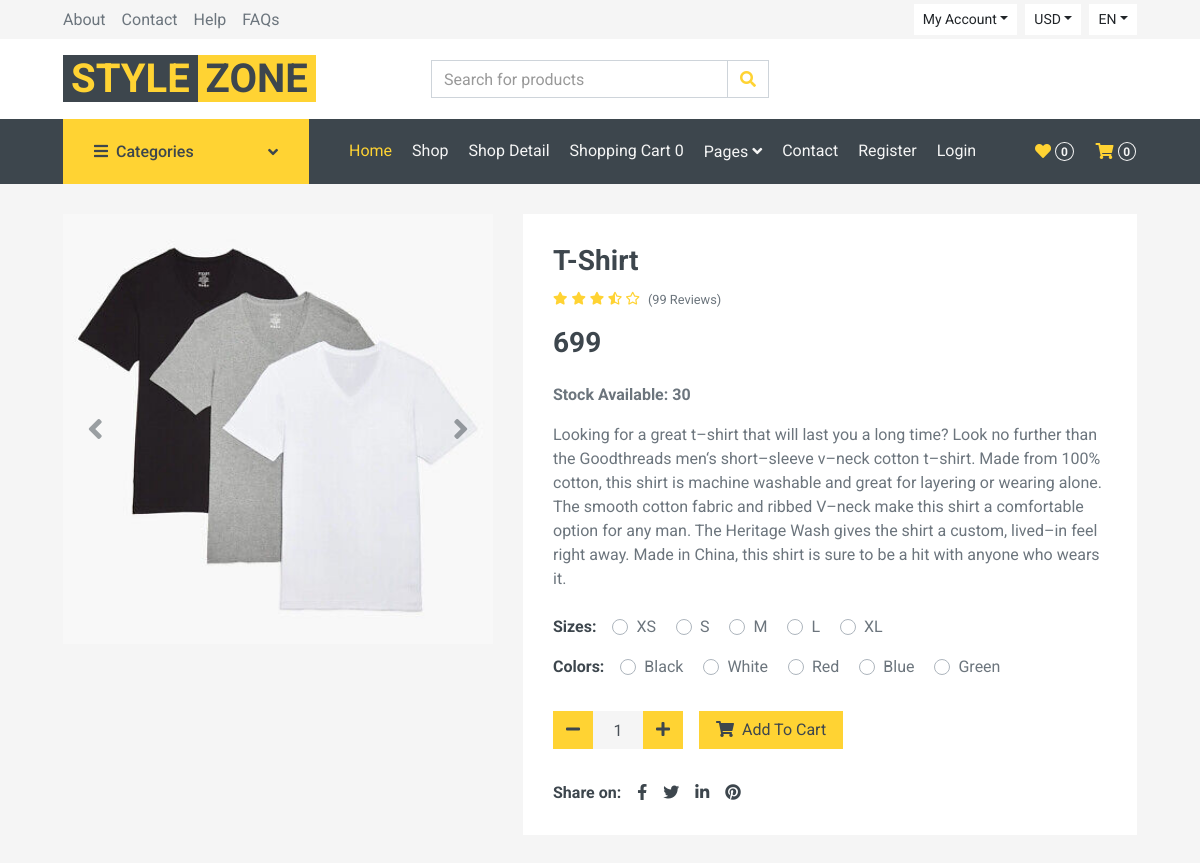
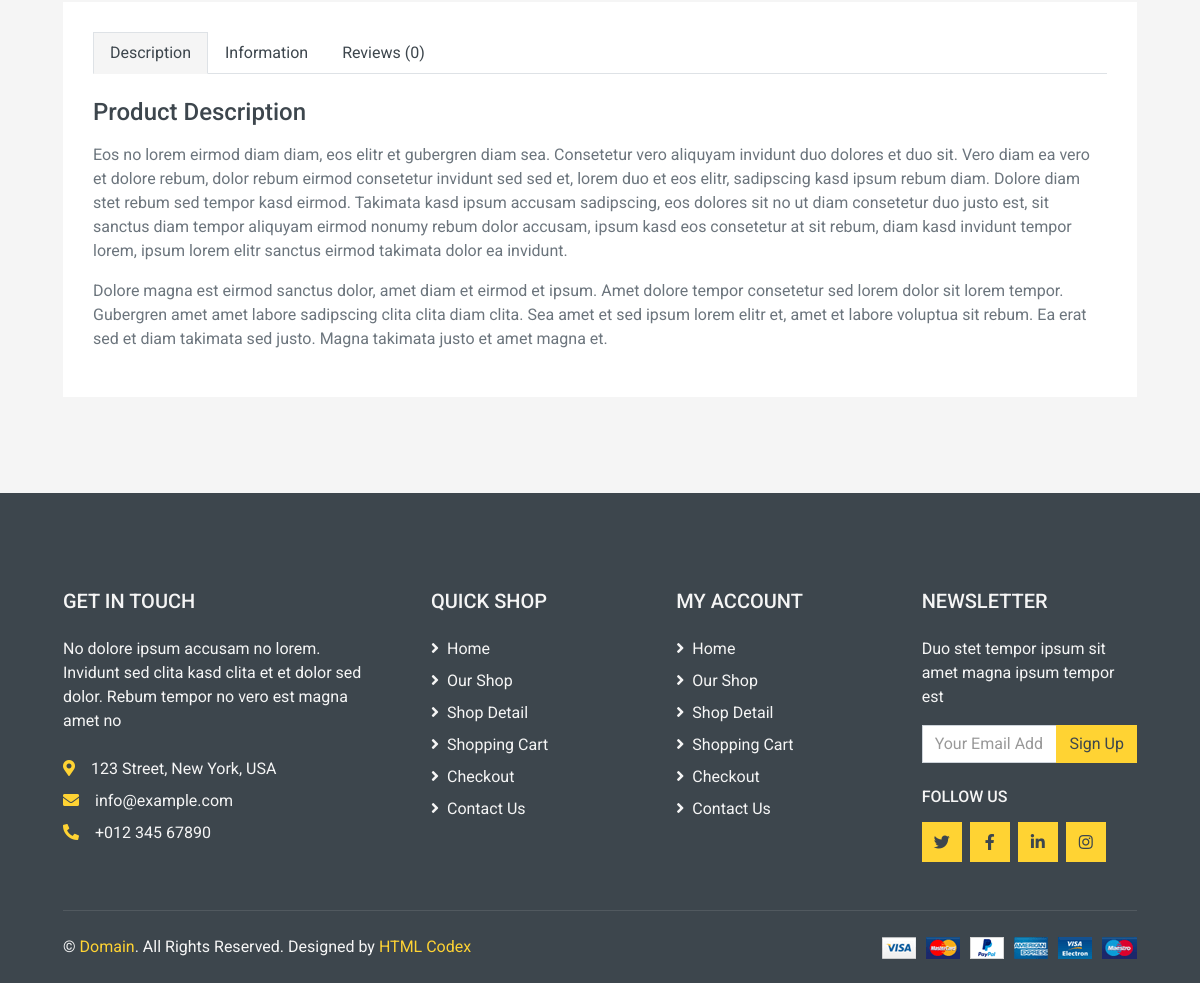
/menfashion/t-shirt, run on the app's committed database (2 pictures, top to bottom).
### shop/models.py (models this page shows, shortened)
class Products(models.Model):
    name = models.CharField(max_length=250, unique=True)
    slug = models.SlugField(max_length=250, unique=True)
    img = models.ImageField(upload_to='product')
    des = models.TextField()
    price = models.IntegerField()
    stock = models.IntegerField()
    available = models.BooleanField()
    category = models.ForeignKey(Categ, on_delete=models.CASCADE)

### shop/views.py (the view)
# urls.py: path('<slug:c_slug>/<slug:product_slug>', views.prodetails, name='details'),
def prodetails(request, c_slug, product_slug):
    try:
        prod = Products.objects.get(category__slug=c_slug, slug=product_slug)
    except Exception as e:
        raise e
    return render(request, 'detail.html', {'pr': prod})

### cart/context_processor.py (called while the page is built)
def count(request):
    item_count = 0
    if 'admin' in request.path:
        return {}
    else:
        try:
            ct = Cartlist.objects.filter(cart_id=c_id(request))
            cti = Items.objects.all().filter(cart=ct[:1])
            for c in cti:
                item_count += c.quantity
        except Cartlist.DoesNotExist:
            item_count = 0
        return dict(itc=item_count)

### cart/views.py (called while the page is built)
def c_id(request):
    ct_id = request.session.session_key
    if not ct_id:
        ct_id = request.session.create()
    return ct_id

### templates/detail.html (shortened to what this page needs)
{% extends 'base.html' %}
{% load static %}
{% block content %}
<!DOCTYPE html>
<html lang="en">
    <div class="container-fluid pb-5">
        <div class="row px-xl-5">
            <div class="col-lg-5 mb-30">
                <div id="product-carousel" class="carousel slide" data-ride="carousel">
                    <div class="carousel-inner bg-light">
                        <div class="carousel-item active">
                            <img class="w-100 h-100" src="{{pr.img.url}}" alt="Image">
                        </div>
                    </div>
                    <a class="carousel-control-prev" href="#product-carousel" data-slide="prev">
                        <i class="fa fa-2x fa-angle-left text-dark"></i>
                    </a>
                    <a class="carousel-control-next" href="#product-carousel" data-slide="next">
                        <i class="fa fa-2x fa-angle-right text-dark"></i>
                    </a>
                </div>
            </div>
            <div class="col-lg-7 h-auto mb-30">
                <div class="h-100 bg-light p-30">
                    <h3>{{pr.name}}</h3>
                    <div class="d-flex mb-3">
                        <div class="text-primary mr-2">
                            <small class="fas fa-star"></small>
                            <small class="fas fa-star"></small>
                            <small class="fas fa-star"></small>
                            <small class="fas fa-star-half-alt"></small>
                            <small class="far fa-star"></small>
                        </div>
                        <small class="pt-1">(99 Reviews)</small>
                    </div>
                    <h3 class="font-weight-semi-bold mb-4">{{pr.price}}</h3>
                    <p><b>Stock Available: {{pr.stock}}</b></p>
                    <p class="mb-4">{{pr.des}}</p>
                    <div class="d-flex mb-3">
                        <strong class="text-dark mr-3">Sizes:</strong>
                        <form>
                            <div class="custom-control custom-radio custom-control-inline">
                                <label class="custom-control-label" for="size-1">XS</label>
                            </div>
                            <div class="custom-control custom-radio custom-control-inline">
                                <label class="custom-control-label" for="size-2">S</label>
                            </div>
                            <div class="custom-control custom-radio custom-control-inline">
                                <label class="custom-control-label" for="size-3">M</label>
                            </div>
                            <div class="custom-control custom-radio custom-control-inline">
                                <label class="custom-control-label" for="size-4">L</label>
                            </div>
                            <div class="custom-control custom-radio custom-control-inline">
                                <label class="custom-control-label" for="size-5">XL</label>
                            </div>
                        </form>
                    </div>
                    <div class="d-flex mb-4">
                        <strong class="text-dark mr-3">Colors:</strong>
                        <form>
                            <div class="custom-control custom-radio custom-control-inline">
                                <label class="custom-control-label" for="color-1">Black</label>
                            </div>
                            <div class="custom-control custom-radio custom-control-inline">
                                <label class="custom-control-label" for="color-2">White</label>
                            </div>
                            <div class="custom-control custom-radio custom-control-inline">
                                <label class="custom-control-label" for="color-3">Red</label>
                            </div>
                            <div class="custom-control custom-radio custom-control-inline">
                                <label class="custom-control-label" for="color-4">Blue</label>
                            </div>
                            <div class="custom-control custom-radio custom-control-inline">
                                <label class="custom-control-label" for="color-5">Green</label>
                            </div>
                        </form>
                    </div>
                    <div class="d-flex align-items-center mb-4 pt-2">
                        <div class="input-group quantity mr-3" style="width: 130px;">
                            <div class="input-group-btn">
                                <button class="btn btn-primary btn-minus">
                                    <i class="fa fa-minus"></i>
                                </button>
                            </div>
                            <input type="text" class="form-control bg-secondary border-0 text-center" value="1">
                            <div class="input-group-btn">
                                <button class="btn btn-primary btn-plus">
                                    <i class="fa fa-plus"></i>
                                </button>
                            </div>
                        </div>
                        <a href="{% url 'addcart' pr.id %}"<button class="btn btn-primary px-3"><i class="fa fa-shopping-cart mr-1"></i> Add To
                            Cart</button></a>
                    </div>
                    <div class="d-flex pt-2">
                        <strong class="text-dark mr-2">Share on:</strong>
                        <div class="d-inline-flex">
                            <a class="text-dark px-2" href="">
                                <i class="fab fa-facebook-f"></i>
                            </a>
                            <a class="text-dark px-2" href="">
                                <i class="fab fa-twitter"></i>
                            </a>
                            <a class="text-dark px-2" href="">
                                <i class="fab fa-linkedin-in"></i>
                            </a>
                            <a class="text-dark px-2" href="">
                                <i class="fab fa-pinterest"></i>
                            </a>
                        </div>
                    </div>
                </div>
            </div>
        </div>
        <div class="row px-xl-5">
            <div class="col">
                <div class="bg-light p-30">
                    <div class="nav nav-tabs mb-4">
                        <a class="nav-item nav-link text-dark active" data-toggle="tab" href="#tab-pane-1">Description</a>
                        <a class="nav-item nav-link text-dark" data-toggle="tab" href="#tab-pane-2">Information</a>
                        <a class="nav-item nav-link text-dark" data-toggle="tab" href="#tab-pane-3">Reviews (0)</a>
                    </div>
                    <div class="tab-content">
                        <div class="tab-pane fade show active" id="tab-pane-1">
                            <h4 class="mb-3">Product Description</h4>
                            <p>Eos no lorem eirmod diam diam, eos elitr et gubergren diam sea. Consetetur vero aliquyam invidunt duo dolores et duo sit. Vero diam ea vero et dolore rebum, dolor rebum eirmod consetetur invidunt sed sed et, lorem duo et eos elitr, sadipscing kasd ipsum rebum diam. Dolore diam stet rebum sed tempor kasd eirmod. Takimata kasd ipsum accusam sadipscing, eos dolores sit no ut diam consetetur duo justo est, sit sanctus diam tempor aliquyam eirmod nonumy rebum dolor accusam, ipsum kasd eos consetetur at sit rebum, diam kasd invidunt tempor lorem, ipsum lorem elitr sanctus eirmod takimata dolor ea invidunt.</p>
                            <p>Dolore magna est eirmod sanctus dolor, amet diam et eirmod et ipsum. Amet dolore tempor consetetur sed lorem dolor sit lorem tempor. Gubergren amet amet labore sadipscing clita clita diam clita. Sea amet et sed ipsum lorem elitr et, amet et labore voluptua sit rebum. Ea erat sed et diam takimata sed justo. Magna takimata justo et amet magna et.</p>
                        </div>
                    </div>
                </div>
            </div>
        </div>
    </div>
    <div class="container-fluid bg-dark text-secondary mt-5 pt-5">
        <div class="row px-xl-5 pt-5">
            <div class="col-lg-4 col-md-12 mb-5 pr-3 pr-xl-5">
                <h5 class="text-secondary text-uppercase mb-4">Get In Touch</h5>
                <p class="mb-4">No dolore ipsum accusam no lorem. Invidunt sed clita kasd clita et et dolor sed dolor. Rebum tempor no vero est magna amet no</p>
                <p class="mb-2"><i class="fa fa-map-marker-alt text-primary mr-3"></i>123 Street, New York, USA</p>
                <p class="mb-2"><i class="fa fa-envelope text-primary mr-3"></i>info@example.com</p>
                <p class="mb-0"><i class="fa fa-phone-alt text-primary mr-3"></i>+012 345 67890</p>
            </div>
            <div class="col-lg-8 col-md-12">
                <div class="row">
                    <div class="col-md-4 mb-5">
                        <h5 class="text-secondary text-uppercase mb-4">Quick Shop</h5>
                        <div class="d-flex flex-column justify-content-start">
                            <a class="text-secondary mb-2" href="#"><i class="fa fa-angle-right mr-2"></i>Home</a>
                            <a class="text-secondary mb-2" href="#"><i class="fa fa-angle-right mr-2"></i>Our Shop</a>
                            <a class="text-secondary mb-2" href="#"><i class="fa fa-angle-right mr-2"></i>Shop Detail</a>
                            <a class="text-secondary mb-2" href="#"><i class="fa fa-angle-right mr-2"></i>Shopping Cart</a>
                            <a class="text-secondary mb-2" href="#"><i class="fa fa-angle-right mr-2"></i>Checkout</a>
                            <a class="text-secondary" href="#"><i class="fa fa-angle-right mr-2"></i>Contact Us</a>
                        </div>
                    </div>
                    <div class="col-md-4 mb-5">
                        <h5 class="text-secondary text-uppercase mb-4">My Account</h5>
                        <div class="d-flex flex-column justify-content-start">
                            <a class="text-secondary mb-2" href="#"><i class="fa fa-angle-right mr-2"></i>Home</a>
                            <a class="text-secondary mb-2" href="#"><i class="fa fa-angle-right mr-2"></i>Our Shop</a>
                            <a class="text-secondary mb-2" href="#"><i class="fa fa-angle-right mr-2"></i>Shop Detail</a>
                            <a class="text-secondary mb-2" href="#"><i class="fa fa-angle-right mr-2"></i>Shopping Cart</a>
                            <a class="text-secondary mb-2" href="#"><i class="fa fa-angle-right mr-2"></i>Checkout</a>
                            <a class="text-secondary" href="#"><i class="fa fa-angle-right mr-2"></i>Contact Us</a>
                        </div>
                    </div>
                    <div class="col-md-4 mb-5">
                        <h5 class="text-secondary text-uppercase mb-4">Newsletter</h5>
                        <p>Duo stet tempor ipsum sit amet magna ipsum tempor est</p>
                        <form action="">
                            <div class="input-group">
                                <input type="text" class="form-control" placeholder="Your Email Address">
                                <div class="input-group-append">
                                    <button class="btn btn-primary">Sign Up</button>
                                </div>
                            </div>
                        </form>
                        <h6 class="text-secondary text-uppercase mt-4 mb-3">Follow Us</h6>
                        <div class="d-flex">
                            <a class="btn btn-primary btn-square mr-2" href="#"><i class="fab fa-twitter"></i></a>
                            <a class="btn btn-primary btn-square mr-2" href="#"><i class="fab fa-facebook-f"></i></a>
                            <a class="btn btn-primary btn-square mr-2" href="#"><i class="fab fa-linkedin-in"></i></a>
                            <a class="btn btn-primary btn-square" href="#"><i class="fab fa-instagram"></i></a>
                        </div>
                    </div>
                </div>
            </div>
        </div>
        <div class="row border-top mx-xl-5 py-4" style="border-color: rgba(256, 256, 256, .1) !important;">
            <div class="col-md-6 px-xl-0">
                <p class="mb-md-0 text-center text-md-left text-secondary">
                    &copy; <a class="text-primary" href="#">Domain</a>. All Rights Reserved. Designed
                    by
                    <a class="text-primary" href="https://htmlcodex.com">HTML Codex</a>
                </p>
            </div>
            <div class="col-md-6 px-xl-0 text-center text-md-right">
                <img class="img-fluid" src="{% static 'pr/img/payments.png' %}" alt="">
            </div>
        </div>
    </div>
</body>
</html>
{% endblock %}

### data on the page
Products: img (picture), name "T-Shirt", price "699", stock "30", des "Looking for a great t–shirt that will last you a long time? Look no further than the Goodthreads men‘s short–sleeve v–neck cotton t–shirt. Made from 100% cotton, this shirt is machine washable and great for layering or wearing alone. The smooth cotton fabric and ribbed V–neck make this shirt a comfortable option for any man. The Heritage Wash gives the shirt a custom, lived–in feel right away. Made in China, this shirt is sure to be a hit with anyone who wears it."

### other printed values
{{ itc }} "0"
